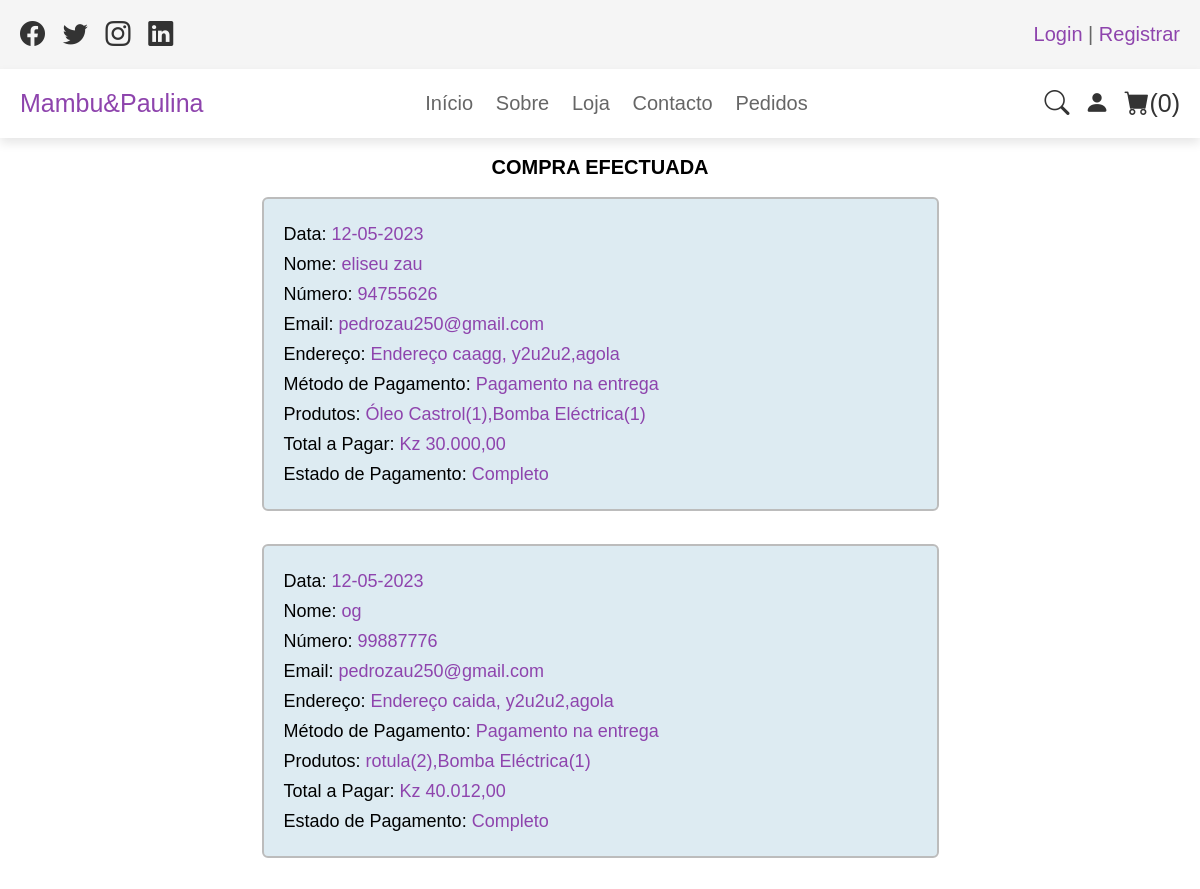
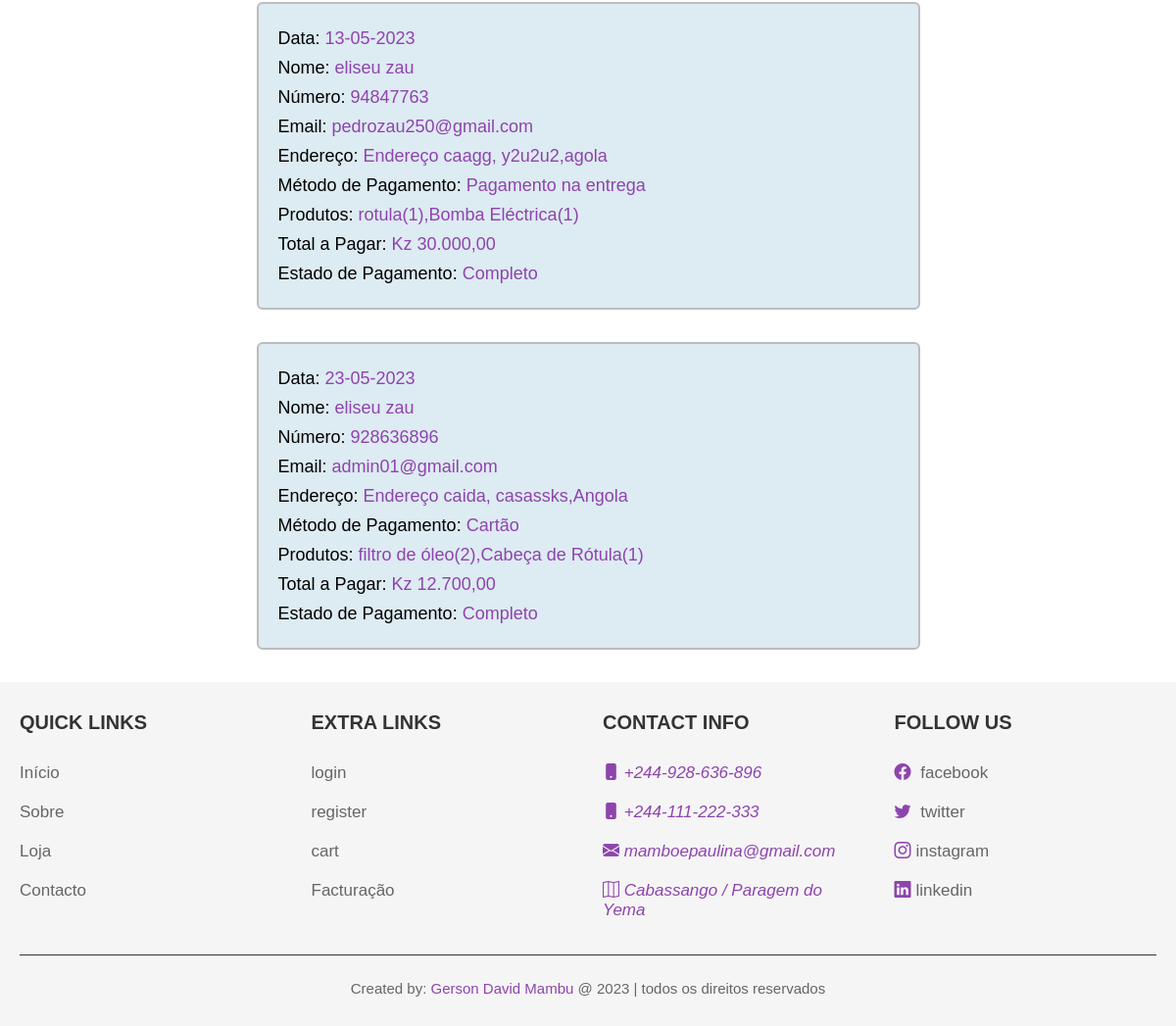
The page /orders.php (signed in) on the database its author committed (2 pictures, top to bottom).
### tables this page shows
CREATE TABLE `orders` (
  `id` int(11) NOT NULL,
  `user_id` int(11) DEFAULT NULL,
  `name` varchar(45) DEFAULT NULL,
  `number` varchar(12) DEFAULT NULL,
  `email` varchar(45) DEFAULT NULL,
  `method` varchar(50) DEFAULT NULL,
  `address` varchar(500) DEFAULT NULL,
  `total_products` varchar(1000) DEFAULT NULL,
  `total_price` varchar(100) DEFAULT NULL,
  `placed_on` varchar(45) DEFAULT NULL,
  `payment_status` varchar(45) DEFAULT NULL
);

### orders.php (the view, shortened to what this page needs)
<?php
include 'config.php';
$user_id = $_SESSION['user_id'];
?>
<!DOCTYPE html>
<html lang="pt-br">
<head>
    <link rel="stylesheet" href="https://cdn.jsdelivr.net/npm/bootstrap-icons@1.10.3/font/bootstrap-icons.css">
    <link rel="stylesheet" href="bootstrap-icons/bootstrap-icons.css">
    <link rel="stylesheet" href="css/style.css">
</head>
<body>
    <?php include 'header.php'; ?>
<center>
    <h1 style="margin-top:18px;margin-bottom:18px;">COMPRA EFECTUADA</h1>
</center>
 <?php
 if(isset($_SESSION['prdt'])){
 $total_products = $_SESSION['prdt'];
 $user_id = $_SESSION['user_id'];
 $order_query = mysqli_query($conn, "SELECT * FROM `orders` WHERE `total_products` = '{$total_products}' AND `user_id` = '{$user_id}'") or die ('query failed');
 ?>
            <?php
            while($dds = mysqli_fetch_assoc($order_query)){
                $stto = ($dds['payment_status'] == 'Pendente') ? '<span style="color:red;">'.$dds['payment_status'].'</span>': '<span style="color:#8e44ad;">'.$dds['payment_status'].'</span>';
            ?>
            <div class="vendas">
            <p>Data: <span style="color:#8e44ad"><?=$dds['placed_on']?></span>
            <br>Nome: <span style="color:#8e44ad"><?=$dds['name']?> </span>
            <br> Número: <span style="color:#8e44ad"><?=$dds['number']?></span>
            <br> Email: <span style="color:#8e44ad"><?=$dds['email']?></span>
            <br> Endereço: <span style="color:#8e44ad"><?=$dds['address']?></span>
            <br> Método de Pagamento: <span style="color:#8e44ad"><?=$dds['method']?></span>
            <br> Produtos: <span style="color:#8e44ad"><?=$dds['total_products']?></span>
            <br> Total a Pagar: <span style="color:#8e44ad">Kz <?=formatar($dds['total_price'])?></span>
            <br> Estado de Pagamento:  <?=$stto?> </p>
            </div>
            <?php
            }
             ?>
    <?php
    unset($_SESSION['prdt']);
    }else{
        $order_query = mysqli_query($conn, "SELECT * FROM `orders` WHERE `user_id` = '{$user_id}'") or die ('query failed');
            while($dds = mysqli_fetch_assoc($order_query)){
                $stto = ($dds['payment_status'] == 'Pendente') ? '<span style="color:red;">'.$dds['payment_status'].'</span>': '<span style="color:#8e44ad;">'.$dds['payment_status'].'</span>';
            ?>
            <div class="vendas">
            <p>Data: <span style="color:#8e44ad"><?=$dds['placed_on']?></span>
            <br>Nome: <span style="color:#8e44ad"><?=$dds['name']?> </span>
            <br> Número: <span style="color:#8e44ad"><?=$dds['number']?></span>
            <br> Email: <span style="color:#8e44ad"><?=$dds['email']?></span>
            <br> Endereço: <span style="color:#8e44ad"><?=$dds['address']?></span>
            <br> Método de Pagamento: <span style="color:#8e44ad"><?=$dds['method']?></span>
            <br> Produtos: <span style="color:#8e44ad"><?=$dds['total_products']?></span>
            <br> Total a Pagar: <span style="color:#8e44ad">Kz <?=formatar($dds['total_price'])?></span>
            <br> Estado de Pagamento:  <?=$stto?> </p>
            </div>
            <?php
            }
    }
    include 'footer.php';
    ?>
</body>
</html>

### css/style.css (style rules this page uses)
:root { --purple: #8e44ad; --red: #c0392b; --orange: #f39c12; --black: #333; --white: #fff; --light-color: #666; --light-white: #ccc; --light-bg: #f5f5f5; --border: 1px solid #333; --box-shadow: 0 .5rem 1rem rgba(0, 0, 0, .1); }
* { font-family: 'Rubik', sans-serif; margin: 0;padding: 0; box-sizing: border-box; outline: none;border: none; text-decoration: none; transition: all .2s linear; }
html { font-size: 62.5%; overflow-x: hidden; }

### orders.php (style rules this page uses)
.vendas { background: #c5dee996; border: 2px solid #bcbcbc; font-size: 18px; max-width: 677px; margin: 10px auto 33px; padding: 20px; line-height: 30px; border-radius: 6px; }

### rows shown on the page
orders: placed_on "12-05-2023", name "eliseu zau", number "94755626", email "pedrozau250@gmail.com", address "Endereço caagg, y2u2u2,agola", method "Pagamento na entrega", total_products "Óleo Castrol(1),Bomba Eléctrica(1)", total_price "30.000,00", payment_status "Completo"
orders: placed_on "12-05-2023", name "og", number "99887776", email "pedrozau250@gmail.com", address "Endereço caida, y2u2u2,agola", method "Pagamento na entrega", total_products "rotula(2),Bomba Eléctrica(1)", total_price "40.012,00", payment_status "Completo"
orders: placed_on "13-05-2023", name "eliseu zau", number "94847763", email "pedrozau250@gmail.com", address "Endereço caagg, y2u2u2,agola", method "Pagamento na entrega", total_products "rotula(1),Bomba Eléctrica(1)", total_price "30.000,00", payment_status "Completo"
orders: placed_on "23-05-2023", name "eliseu zau", number "928636896", email "admin01@gmail.com", address "Endereço caida, casassks,Angola", method "Cartão", total_products "filtro de óleo(2),Cabeça de Rótula(1)", total_price "12.700,00", payment_status "Completo"

### other values the page prints
$cart_rows_number "0"
